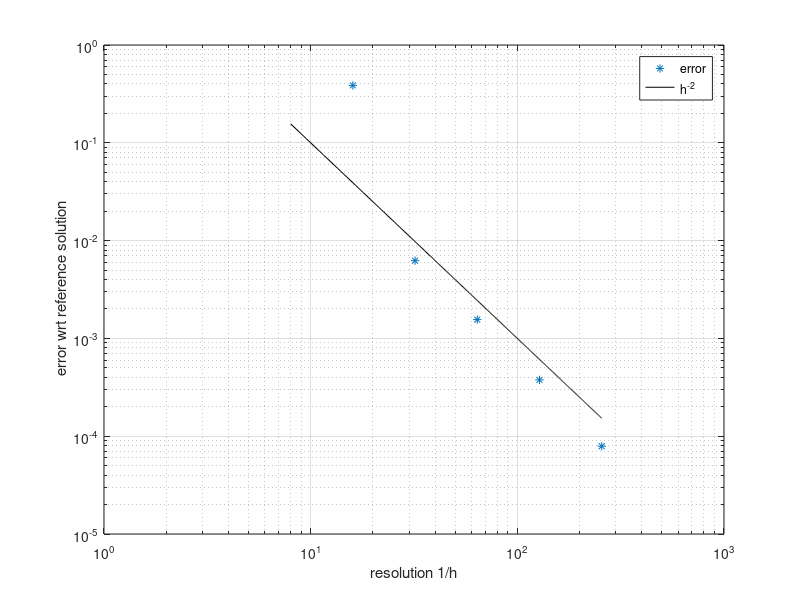

Here is the MATLAB script that generated this plot:
%% plot convergence study of solution of stationary FP equation

%clc;
%close all;
clear;
%% 

res = [16 32 64 128 256];
err = [0.3864418691468419 0.006229823940074001 0.001556950818473072 0.0003765438531757732 7.901035092883382e-05];
%% plotting
loglog(res, err, '*');
grid on;
hold on;
xx = 8:0.5:256;
yy = xx.^(-2)*10^1;
loglog (xx,yy,'k-');
xlabel 'resolution 1/h';
ylabel ' error wrt reference solution';
legend('error', 'h^{-2}');
